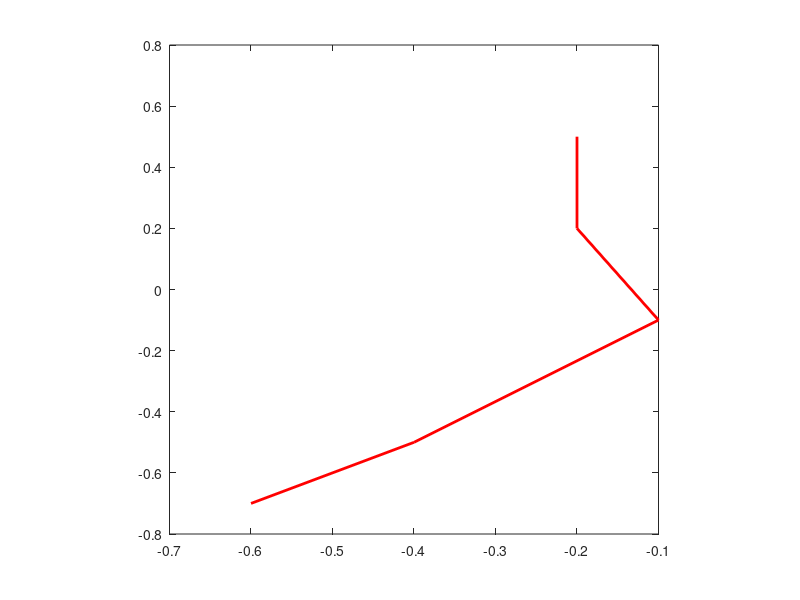

Reproduce this figure in MATLAB. (Note: this script raises an error after producing the figure.)
global robots

clear calcSpeeds

x_g = [-.6,-.4,-.1,-.2,-.2,-.2];
y_g = [-.7,-.5,-.1,.2,.5,.5];
figure;
plot(x_g,y_g,'-r','LineWidth',2);
axis square

position = animatedline;
axis([-1.5 1.5 -1.5 1.5])
grid on

tic;
i=2;
while (i<=length(x_g))
   k = find(robots(:,1)==871);
        if isempty(k)
            continue
        else                     
%         addpoints(robotTrajectory(i),robots(k(1,1),2),robots(k(1,1),3));

        x = robots(k(1,1),2);
        y = -robots(k(1,1),3);
        theta = robots(k(1,1),4);
        
[vLeft,vRight] = calcSpeedsWhileMoving(3,x,y,theta,x_g(i),y_g(i));
    formatSpec = 'X=%4.2f, Y=%4.2f, Th=%4.2f, Xg=%4.2f, Yg=%4.2f\n';
    fprintf(formatSpec,x,y,theta,x_g(i),y_g(i));
    
sendSpeeds(s,3,vLeft,vRight);

addpoints(position,x,y);
    drawnow
pause(0.2);
        end

    timeCheck=toc;
    if timeCheck >=3
        tic;
        i=i+1;
    end
    
end